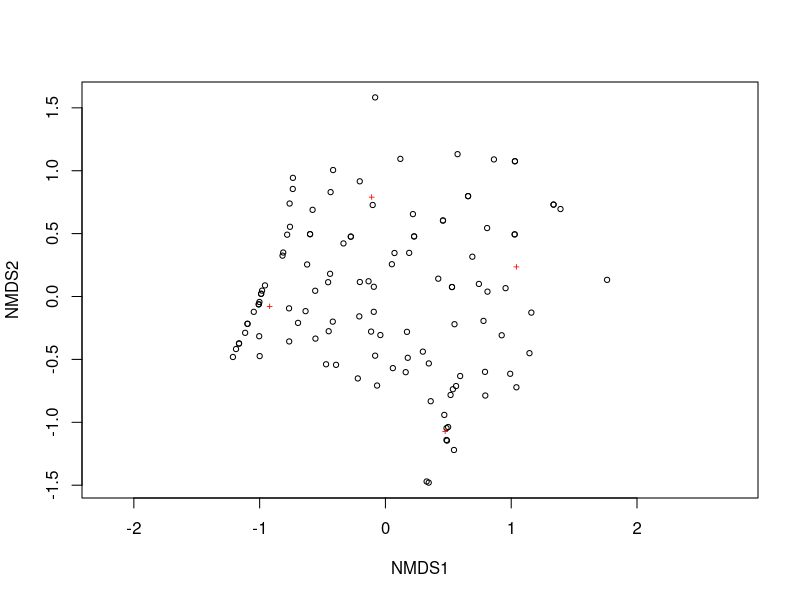
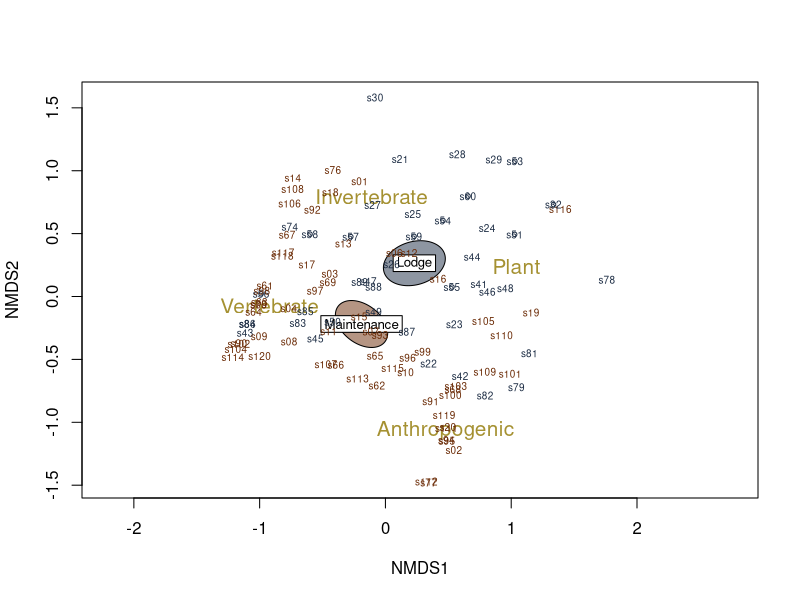
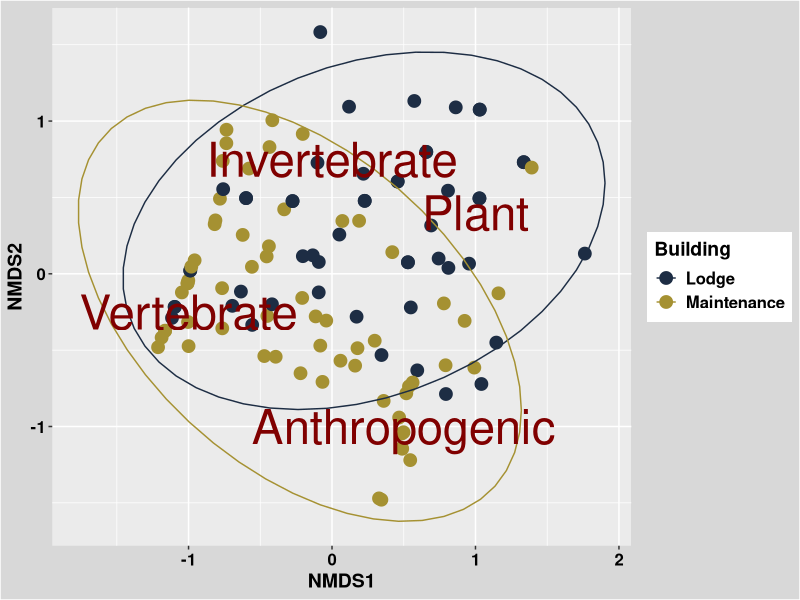
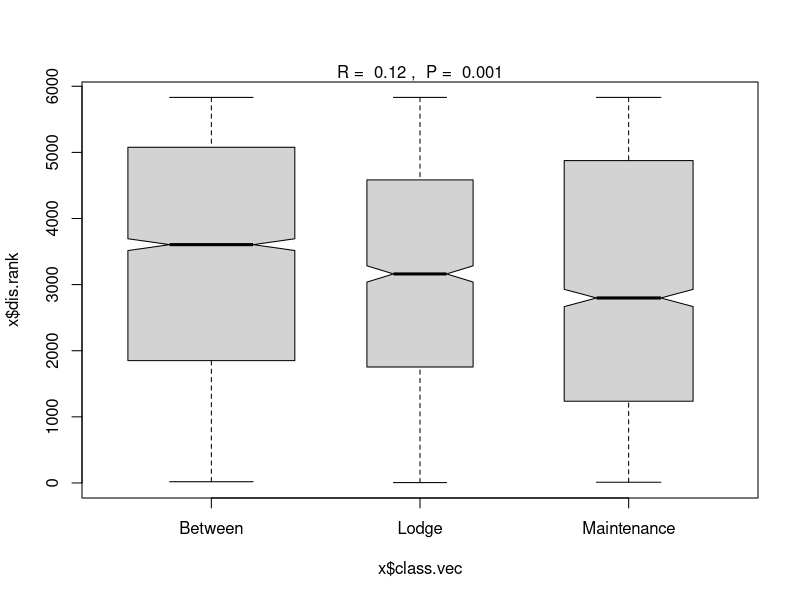
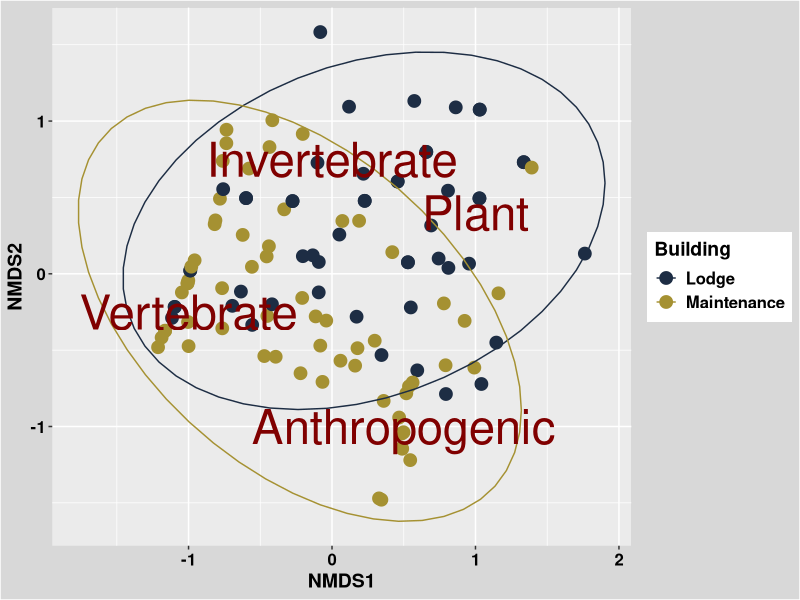

Recreate these plots in R, in order.
# create diet item NMDS plot
# load library
library(tidyverse) #for data cleaning and manipulations
library(vegan) # for NMDS analysis
library(igraph) # adj lists and matrices
`%notin%` <- Negate(`%in%`) # not in function

# read in data

# this is each latrine data
latrines <- read.csv(file = "data/ZNP-2019_Fecal_Latrines.csv") %>% 
  filter(LatrineBag != "") # filter out unassessed latrines
l_id <- latrines %>% select(Latrine, LatrineBag, LatrineAreaType) # only latrine and latrine bag column 

# this is each scat segment data 
segments <- read.csv(file = "data/ZNP-2019_Fecal_Segments.csv") %>% 
  filter(Initials != "ZB") # remove Zoe's samples as they were pooled by latrine 
seg_id <- segments %>% 
  select(Segment, segment_id)

# this is each categorical diet fragment 
data <- read.csv(file = "data/ZNP-2019_Fecal_Fragments.csv") %>% 
  filter(Initials != "ZB") # remove Zoe's samples as they were pooled by latrine 
data <- data[,1:10] # remove extra columns 
data <- left_join(data, seg_id, by = "Segment")
data <- left_join(data, l_id, by = "LatrineBag")

# Count how many segments there are per building type 

data %>% 
  group_by(LatrineAreaType) %>%
  summarise(count_segments = n_distinct(segment_id)) 

# There are 67 segments analyses from staff buildings and 57 from the lodge 

# create a matrix of segment x diet item 
diet_asc <- data %>% 
  select(segment_id, FragmentType, DriedFragmentWeight)
seg_id <- segments %>% 
  select(segment_id,, dry_weight_g)
diet_asc <- left_join(diet_asc, seg_id, by = "segment_id") %>%
  filter(dry_weight_g != "") # filtering out incomplete segments for now 
diet_asc$relative_weight <- diet_asc$DriedFragmentWeight / diet_asc$dry_weight_g
diet_asc <- diet_asc %>% select(segment_id, FragmentType, relative_weight) # you have multiple vertebrates 


# edge list to matrix
diet_matrix <- pivot_wider(diet_asc, 
                           names_from = FragmentType, 
                           values_from = relative_weight, 
                           values_fn = sum, 
                           values_fill = 0)
diet_matrix$Contaminant <- NULL
diet_matrix$Organic <- NULL
diet_matrix$Unknown <- NULL

# remove segments that contain none of the vertebrate, inverterbrate, plant, or anthropogenic categories 
diet_matrix <- diet_matrix %>% 
  filter(segment_id %notin% c("s80", "s71", "", "s72", "s73", "s75", "s121"))

# create matrix
diet_matrix <- diet_matrix %>% 
  remove_rownames %>% 
  column_to_rownames(var="segment_id") %>% 
  as.matrix()

# run NMDS plot 
set.seed(75)
diet_NMDS=metaMDS(diet_matrix, # Our segment-by-fragment type matrix
                  distance = "bray",
                  trymax =105 ) # The number of reduced dimensions

NMDS <- as.data.frame(diet_NMDS$points)
plot(diet_NMDS)
ordiplot(diet_NMDS,type="n")
str(diet_NMDS) # gives stress values

# merge in latrine variable for annotation
plotted_segments <- rownames(diet_NMDS$points) %>% as.data.frame()
plotted_segments <- left_join(plotted_segments, segments, by = c("." = "segment_id")) %>% unique()
plotted_segments <- left_join(plotted_segments, l_id, by = "LatrineBag")  %>% unique()

building=plotted_segments$LatrineAreaType # create group distinguish
colors = plotted_segments$color

#Plot convex hulls with colors baesd on treatment
ord <- ordiellipse(diet_NMDS, groups = plotted_segments$LatrineAreaType, draw="polygon", kind = "se", conf = 0.95, col = c("#1D2D44", "#6B2B06") ,label = T)
orditorp(diet_NMDS,display="species",col="#A59132",cex = 1.25, air=0.01)
orditorp(diet_NMDS,display="sites",col = colors, cex=0.6,air=0.01)


# Using ggplot 

NMDS <- cbind(NMDS, plotted_segments)
write.csv(NMDS, file = "data/diet_NMDS_output.csv")
xx = ggplot(NMDS, aes(x = MDS1, y = MDS2, col = LatrineAreaType)) + 
  theme(axis.text.y = element_text(colour = "black", size = 12, face = "bold"), 
        axis.text.x = element_text(colour = "black", face = "bold", size = 12), 
        legend.text = element_text(size = 12, face ="bold", colour ="black"), 
        legend.position = "right", axis.title.y = element_text(face = "bold", size = 14), 
        axis.title.x = element_text(face = "bold", size = 14, colour = "black"), 
        legend.title = element_text(size = 14, colour = "black", face = "bold"), 
        plot.background = element_rect(fill = "#d8d8d8ff"),
        #panel.background = element_rect(fill = "#d8d8d8ff"), panel.border = element_rect(colour = "black",fill = "#d8d8d8ff", size = 1.2),
        legend.key=element_blank()) +
  geom_point(size = 4) +
  stat_ellipse() +
  labs(x = "NMDS1", colour = "Building", y = "NMDS2")  + 
  scale_colour_manual(values = c("#1D2D44", "#A59132")) + 
  annotate("text", x = c(-1, 0, 0.5, 1), y = c(-0.25, 0.75, -1, 0.4), 
           label = c("Vertebrate","Invertebrate", "Anthropogenic", "Plant"), 
           colour = c("#800000", "#800000", "#800000", "#800000"), 
           size = c(12, 12, 12, 12))
xx
ggsave("figures/diet_NMDS.png")

# now we want to do some statistics 

anosim_building = anosim(diet_matrix, NMDS$LatrineAreaType)
anosim_building # take a look at results
summary(anosim_building)
plot(anosim_building)


adonis_building = adonis(diet_matrix ~ LatrineAreaType, NMDS)

